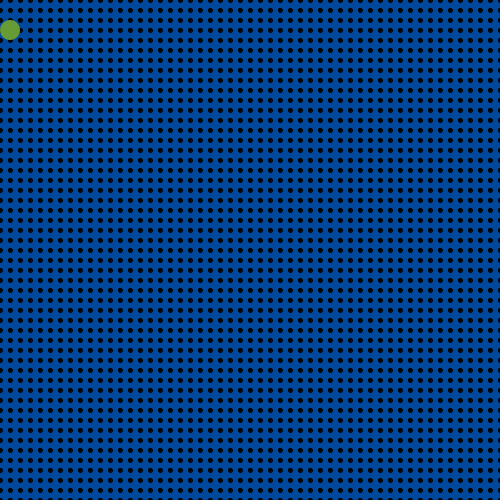
Frame 1 (no input)
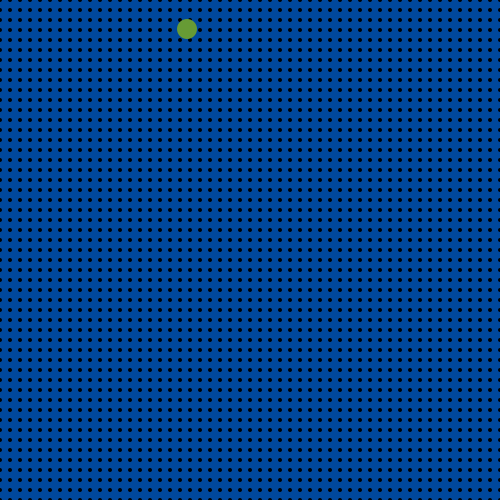
Frame 60 (the mouse pressed at the canvas centre just before this capture)
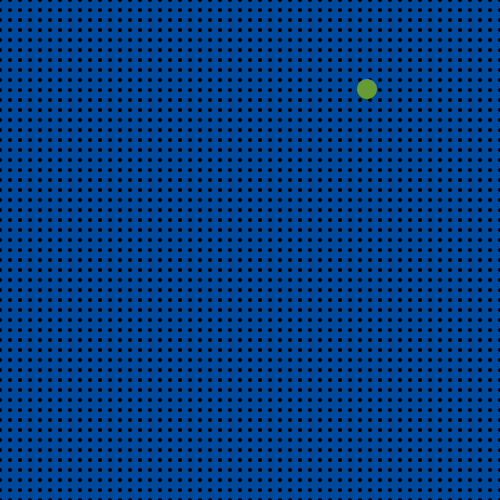
Frame 120 (the mouse held since frame 60 and released just before this capture)

The Processing sketch that drew these frames (run headless with seeded random() and noise(); from frame 60 on, the mouse is pressed at the canvas centre):

// Processing sketch: s05t02IsidoraV
// ── s05t02IsidoraV.pde
//UDD- Expresión Digital II
//s05t02IsidoraV 
//Reescribir el ejercicio de la clase pasada con una sintaxis mas limpia, descrita en la guia enviada por el profesor

//Posicion y diametro
float x, y, d;

//Suma de las posiciones
float sy, sx;

//colores
color v, a, n, b;

//Variables de fill
color fe, fb;

void setup( ){
  size(500, 500);
  
  //Posicion y diametro
  x = 10;
  y = 30;
  d = 20;
  
  //Sumatoria
  sy = 1;
  sx = 3;
  
  //Colores
  v = color(103, 155, 53); //verde
  a = color(0, 72, 156); //azul
  n = color(0); //negro
  b = color(250); //blanco
  
  //Fills
  fe = v; //ellipse
  fb = a; //background
}

void draw() {
  background(fb);
  
    //doble for en el que se integran pequeñas pelotitas negras sobre el fondo y tras la elipse girando
    for(int i=0; i<=height; i+=10){
      for (int e=0; e<=width; e+=10){
      fill(n);
      ellipse(i, e, 4, 4);
    }
  }
    
  //Circulo verde de 20x20px
  noStroke();
  fill(fe);
  ellipse(x, y, d, d);
   
  //Suma de variables para generar movimiento al circulo
  y -= sy;
  x += sx;
  
    //Ellipse tiene direccion hacia la izquierda, cambio de tamaño y color
  if (sx <= -1) {
    fb = n;
    fe = b;
    d = 40;
  }
  
  //Ellipse tiene direccion hacia la derecha, colores establecidos
  if (sx >= -1) {
    fb = a;
    fe = v;
    d = 20;
  }
  
  //Cuando el circulo llegue a lo alto del canvas, cambia su direccion de Y hacia abajo
  if (y <= 0) {
    sy *= -1;
  }
   
   //Cuando el circulo llegue a el extremo derecho del canvas, cambia su direccion X hacia la izquierda
   if (x >= width) {
     sx  *= -1;
  }
  
  //Cuando el circulo llegue a la izquierda del canvas, cambia su direccion a la derecha
  else if (x <= 0) {
    sx *= -1;
  }
  
  //Cuando la ellipse sale de la parte baja del canvas, se genera loop
  else if (y >= height+d) {
    x = 10;
    y = 30;
    sx = 3;
    sy = 1;
  }
}
